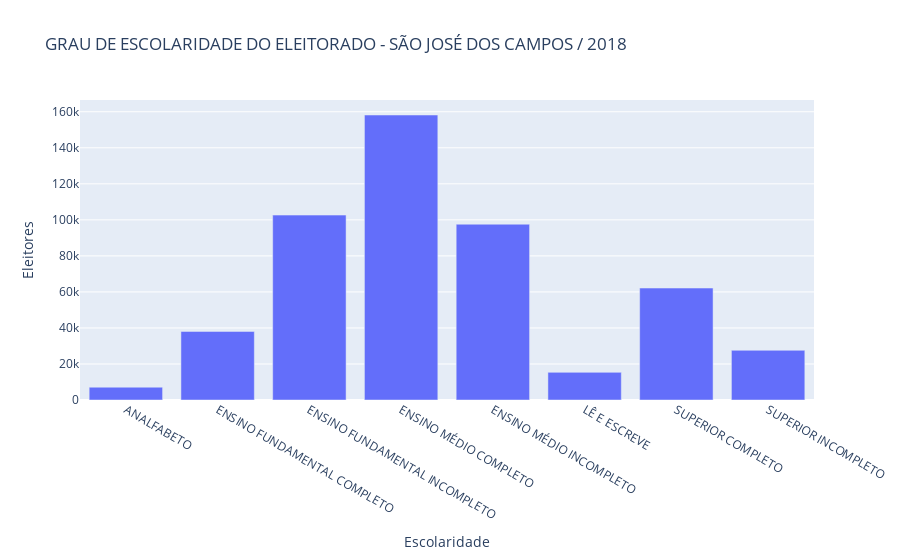

Notebook code for this chart:
### Markdown cell above
### Grau de Escolaridade
Da mesma forma, acionando a próxima célula, vamos poder observar um gráfico que corresponde à percentagem de eleitores que tem determinado grau de escolaridade. <br>
**OBS.:** O gráfico é interativo, passando o mouse por cima é possível obter mais informações!

### Code cell
total_eleitores_escolaridade = municipio_eleitores.groupby('DS_GRAU_ESCOLARIDADE')['QT_ELEITORES_PERFIL'].sum()
fig=px.bar(total_eleitores_escolaridade, x= total_eleitores_escolaridade.index, y=total_eleitores_escolaridade.values,
          title="GRAU DE ESCOLARIDADE DO ELEITORADO - " + eleicao_municipio.upper() + " / " + str(eleicao_ano), 
          labels={'y':'Eleitores', 'DS_GRAU_ESCOLARIDADE':'Escolaridade'})

fig.show()

### Figure 1 — Plotly figure (JSON) as saved in the notebook; plotly's stock layout.template omitted (floating-point values rounded to 4 significant figures)
{"data": [{"alignmentgroup": "True", "hovertemplate": "Escolaridade=%{x}<br>Eleitores=%{y}<extra></extra>", "legendgroup": "", "marker": {"color": "#636efa"}, "name": "", "offsetgroup": "", "orientation": "v", "showlegend": false, "textposition": "auto", "type": "bar", "x": ["ANALFABETO", "ENSINO FUNDAMENTAL COMPLETO", "ENSINO FUNDAMENTAL INCOMPLETO", "ENSINO MÉDIO COMPLETO", "ENSINO MÉDIO INCOMPLETO", "LÊ E ESCREVE", "SUPERIOR COMPLETO", "SUPERIOR INCOMPLETO"], "xaxis": "x", "y": [7106, 38065, 102648, 158214, 97589, 15347, 62142, 27582], "yaxis": "y"}], "layout": {"barmode": "relative", "legend": {"tracegroupgap": 0}, "title": {"text": "GRAU DE ESCOLARIDADE DO ELEITORADO - SÃO JOSÉ DOS CAMPOS / 2018"}, "xaxis": {"anchor": "y", "domain": [0, 1], "title": {"text": "Escolaridade"}}, "yaxis": {"anchor": "x", "domain": [0, 1], "title": {"text": "Eleitores"}}}}
